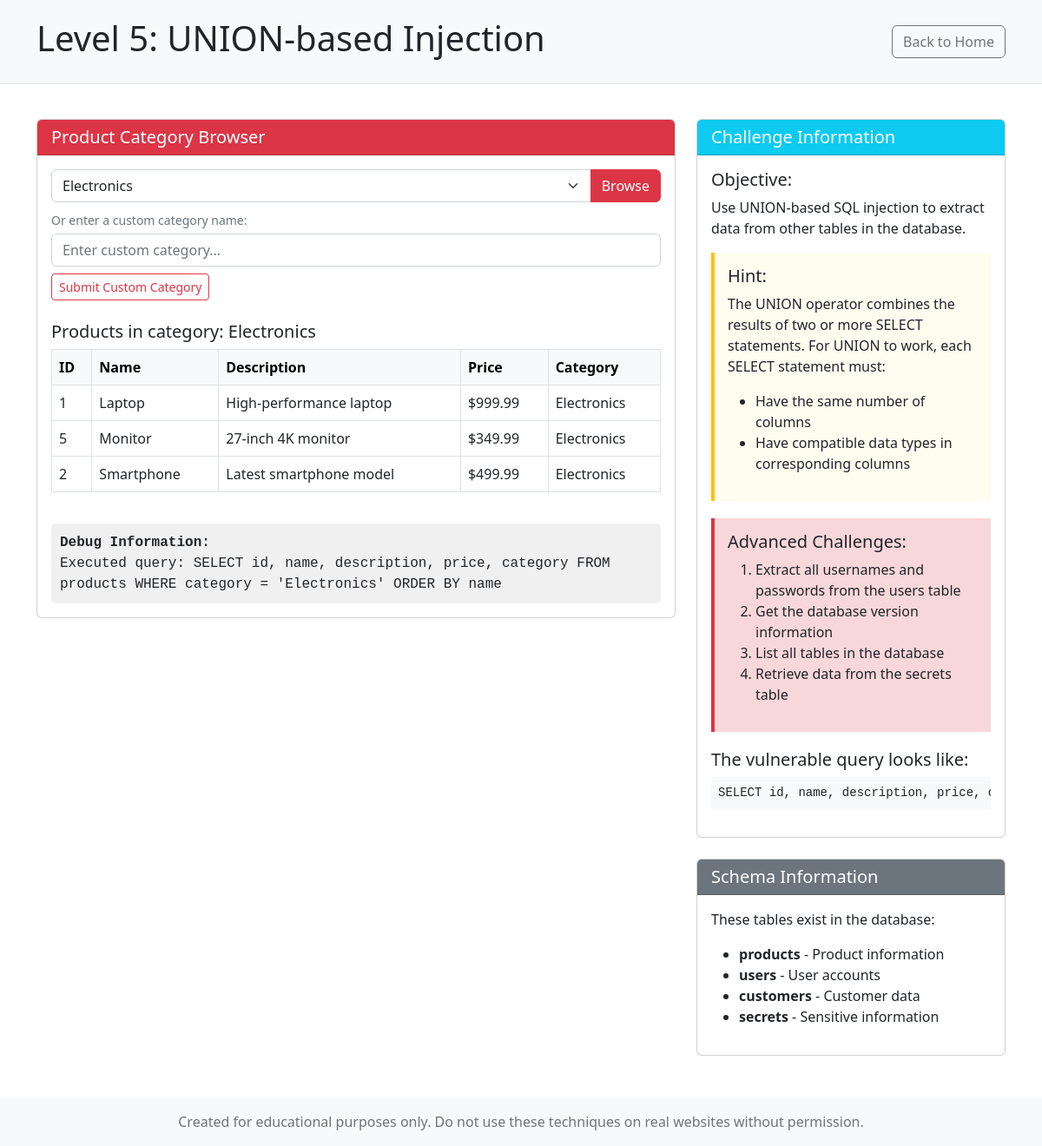
Page /level5.php?category=Electronics on the committed database.
### tables this page shows
CREATE TABLE products (
    id INT AUTO_INCREMENT PRIMARY KEY,
    name VARCHAR(100) NOT NULL,
    description TEXT,
    price DECIMAL(10, 2),
    category VARCHAR(50)
);

### level5.php (the view, shortened to what this page needs)
<?php
require_once 'config.php';
$category = '';
$results = [];
$executed_query = '';
$categories = [];
$category_sql = "SELECT DISTINCT category FROM products ORDER BY category";
$category_result = mysqli_query($conn, $category_sql);
if ($category_result) {
    while ($row = mysqli_fetch_assoc($category_result)) {
        $categories[] = $row['category'];
    }
}
if (isset($_GET['category'])) {
    $category = $_GET['category'];
    $sql = "SELECT id, name, description, price, category FROM products WHERE category = '$category' ORDER BY name";
    $executed_query = "Executed query: " . $sql;
    $result = mysqli_query($conn, $sql);
    if ($result) {
        while ($row = mysqli_fetch_assoc($result)) {
            $results[] = $row;
        }
    } else {
        $error = "Error executing query: " . mysqli_error($conn);
    }
}
?>
<!DOCTYPE html>
<html lang="en">
<head>
    <link rel="stylesheet" href="https://cdn.jsdelivr.net/npm/bootstrap@5.2.3/dist/css/bootstrap.min.css">
</head>
<body>
    <div class="header">
        <div class="container">
            <div class="d-flex justify-content-between align-items-center">
                <h1>Level 5: UNION-based Injection</h1>
                <a href="index.php" class="btn btn-outline-secondary">Back to Home</a>
            </div>
        </div>
    </div>
    <div class="container">
        <div class="row">
            <div class="col-md-8">
                <div class="card">
                    <div class="card-header bg-danger text-white">
                        <h5 class="mb-0">Product Category Browser</h5>
                    </div>
                    <div class="card-body">
                        <form method="get" action="" class="mb-4">
                            <div class="input-group">
                                <select class="form-select" name="category" id="category">
                                    <?php foreach ($categories as $cat): ?>
                                        <option value="<?php echo htmlspecialchars($cat); ?>" <?php echo ($category === $cat) ? 'selected' : ''; ?>>
                                            <?php echo htmlspecialchars($cat); ?>
                                        </option>
                                    <?php endforeach; ?>
                                </select>
                                <button class="btn btn-danger" type="submit">Browse</button>
                            </div>
                            <div class="mt-2">
                                <small class="text-muted">Or enter a custom category name:</small>
                                <input type="text" class="form-control mt-1" name="custom_category" placeholder="Enter custom category...">
                                <button class="btn btn-outline-danger btn-sm mt-2" type="submit" onclick="submitCustom(); return false;">Submit Custom Category</button>
                            </div>
                        </form>
                        <?php if (!empty($results)): ?>
                            <h5>Products in category: <?php echo htmlspecialchars($category); ?></h5>
                            <div class="table-responsive">
                                <table class="table table-bordered table-hover">
                                    <thead class="table-light">
                                        <tr>
                                            <th>ID</th>
                                            <th>Name</th>
                                            <th>Description</th>
                                            <th>Price</th>
                                            <th>Category</th>
                                        </tr>
                                    </thead>
                                    <tbody>
                                        <?php foreach ($results as $product): ?>
                                            <tr>
                                                <td><?php echo htmlspecialchars($product['id']); ?></td>
                                                <td><?php echo htmlspecialchars($product['name']); ?></td>
                                                <td><?php echo htmlspecialchars($product['description']); ?></td>
                                                <td>$<?php echo htmlspecialchars($product['price']); ?></td>
                                                <td><?php echo htmlspecialchars($product['category']); ?></td>
                                            </tr>
                                        <?php endforeach; ?>
                                    </tbody>
                                </table>
                            </div>
                        <?php elseif (isset($_GET['category'])): ?>
                            <div class="alert alert-info">
                                No products found in the selected category.
                            </div>
                        <?php endif; ?>
                        <?php if (!empty($executed_query)): ?>
                            <div class="query-box">
                                <strong>Debug Information:</strong><br>
                                <?php echo htmlspecialchars($executed_query); ?>
                            </div>
                        <?php endif; ?>
                    </div>
                </div>
            </div>
            <div class="col-md-4">
                <div class="card">
                    <div class="card-header bg-info text-white">
                        <h5 class="mb-0">Challenge Information</h5>
                    </div>
                    <div class="card-body">
                        <h5>Objective:</h5>
                        <p>Use UNION-based SQL injection to extract data from other tables in the database.</p>
                        <div class="hint-box">
                            <h5>Hint:</h5>
                            <p>The UNION operator combines the results of two or more SELECT statements. For UNION to work, each SELECT statement must:</p>
                            <ul>
                                <li>Have the same number of columns</li>
                                <li>Have compatible data types in corresponding columns</li>
                            </ul>
                        </div>
                        <div class="advanced-box mt-3">
                            <h5>Advanced Challenges:</h5>
                            <ol>
                                <li>Extract all usernames and passwords from the users table</li>
                                <li>Get the database version information</li>
                                <li>List all tables in the database</li>
                                <li>Retrieve data from the secrets table</li>
                            </ol>
                        </div>
                        <h5>The vulnerable query looks like:</h5>
                        <pre class="bg-light p-2">SELECT id, name, description, price, category FROM products WHERE category = '$category' ORDER BY name</pre>
                    </div>
                </div>
                <div class="card mt-4">
                    <div class="card-header bg-secondary text-white">
                        <h5 class="mb-0">Schema Information</h5>
                    </div>
                    <div class="card-body">
                        <p>These tables exist in the database:</p>
                        <ul>
                            <li><strong>products</strong> - Product information</li>
                            <li><strong>users</strong> - User accounts</li>
                            <li><strong>customers</strong> - Customer data</li>
                            <li><strong>secrets</strong> - Sensitive information</li>
                        </ul>
                    </div>
                </div>
            </div>
        </div>
    </div>
    <footer class="mt-5 py-3 bg-light">
        <div class="container text-center">
            <p class="text-muted mb-0">Created for educational purposes only. Do not use these techniques on real websites without permission.</p>
        </div>
    </footer>
</body>
</html>

### level5.php (style rules this page uses)
.header { background-color: #f8f9fa; padding: 20px 0; margin-bottom: 40px; border-bottom: 1px solid #e7e7e7; }
.hint-box { background-color: #fffdf0; border-left: 4px solid #ffc107; padding: 15px; margin-bottom: 20px; }
.query-box { background-color: #f0f0f0; padding: 10px; border-radius: 5px; margin-top: 20px; font-family: monospace; overflow-x: auto; }
.advanced-box { background-color: #f8d7da; border-left: 4px solid #dc3545; padding: 15px; margin-bottom: 20px; }

### rows in the picture
products: id "1", name "Laptop", description "High-performance laptop", price "999.99", category "Electronics"
products: id "5", name "Monitor", description "27-inch 4K monitor", price "349.99", category "Electronics"
products: id "2", name "Smartphone", description "Latest smartphone model", price "499.99", category "Electronics"

### other values in the picture
$category "Electronics"
$executed_query "Executed query: SELECT id, name, description, price, category FROM products WHERE category = 'Electronics' ORDER BY name"
form field category "Electronics"
